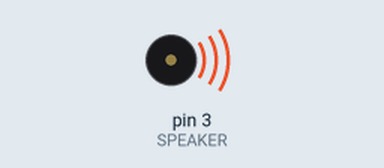
Recording of a sketch running on a simulated Arduino Uno, built with avr-gcc and run on an emulated ATmega328P. Parts: buzzer (waves = sounding).

Above: at 0.1 s.
Timing chart, 0 to 1.6 s (numbered marks = the images above):
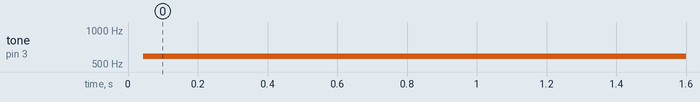

The sketch:

exp_code.ino
```cpp
#define SPEAKER 3

int BassTab[]={1911,1702,1516,1431,1275,1136,1012};//bass 1~7
//
void setup()
{
    pinInit();
}
void loop()
{
        /*sound bass 1~7*/
    for(int note_index=0;note_index<7;note_index++)
    {
        sound(note_index);
        delay(0);
    }
}
void pinInit()
{
    pinMode(SPEAKER,OUTPUT);
    digitalWrite(SPEAKER,LOW);
}
void sound(uint8_t note_index)
{
    for(int i=0;i<60;i++)
    {
        digitalWrite(SPEAKER,HIGH);
        delayMicroseconds(BassTab[1]);
        digitalWrite(SPEAKER,LOW);
        delayMicroseconds(BassTab[7]);
    }
}
```

Measured:
- by itself, tone on pin 3 (SPEAKER): silent → 584 Hz at 0.04 s
